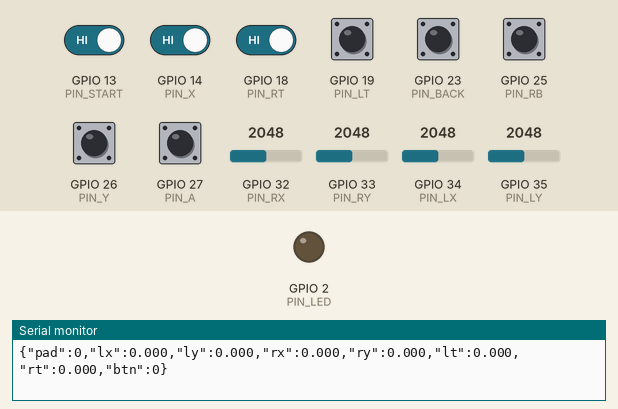
Bench run of a sketch on a simulated ESP32-S3. On the bench: output pins drawn as LEDs (lit = HIGH), the last lines printed to the serial monitor. The inputs (shaded band) are chosen by the test bench; at power-on: GPIO 13 (PIN_START), GPIO 14 (PIN_X), GPIO 18 (PIN_RT), GPIO 19 (PIN_LT), GPIO 23 (PIN_BACK), GPIO 25 (PIN_RB), GPIO 26 (PIN_Y), GPIO 27 (PIN_A) HIGH, GPIO 32 (PIN_RX) = 2048, GPIO 33 (PIN_RY) = 2048, GPIO 34 (PIN_LX) = 2048, GPIO 35 (PIN_LY) = 2048 (analog values on the 0–4095 scale).

Above: at 1.5 s.
1.6 s: GPIO 25 (PIN_RB) pulled LOW for 0.15 s
At 1.69 s:
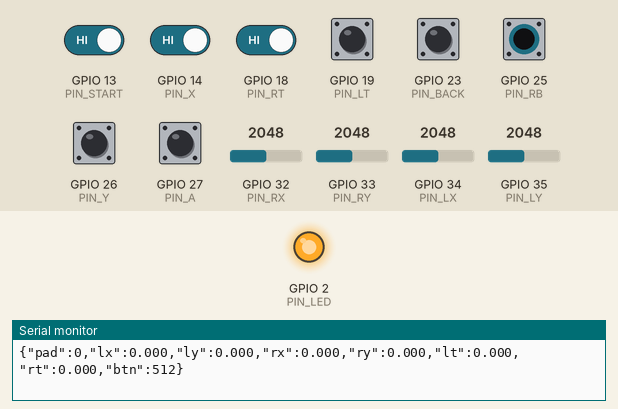
3.2 s: GPIO 32 (PIN_RX) set to 1228
6.2 s: GPIO 13 (PIN_START) driven LOW and GPIO 18 (PIN_RT) driven LOW
9.2 s: GPIO 14 (PIN_X) driven LOW and GPIO 18 (PIN_RT) driven HIGH
Timing chart, 0 to 12.2 s (numbered marks = the images above; inputs shaded):
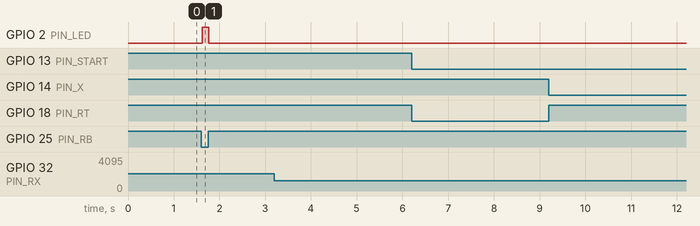

Measured:
- after the input at 1.6 s, GPIO 2 (PIN_LED): LOW → HIGH at once, → LOW 0.14 s later

The sketch:

joystick_fw.ino
```cpp
// HIL-SERL용 자작 조이스틱 펌웨어 (Arduino Uno/Nano 또는 ESP32 DevKit, 같은 파일)
//
// 게임패드 대신 쓴다. gamepad_sender.ps1이 보내던 것과 같은 JSON 한 줄을 USB 시리얼로 60Hz 송신:
//   {"pad":0,"lx":0.000,"ly":0.000,"rx":0.000,"ry":0.000,"lt":0.000,"rt":0.000,"btn":0}
// Windows에서 serial_sender.ps1이 이 줄을 그대로 WSL(포트 5557)로 넘긴다 -> WSL 쪽 코드는 그대로.
//
// 의미 (lerobot_plugins.py의 remote_gamepad와 같음):
//   왼쪽 스틱 위/아래 = EE x (앞/뒤), 왼쪽 스틱 좌/우 = EE y, 오른쪽 스틱 위/아래 = EE z
//   개입 버튼(RB)    = 누르고 있는 동안만 사람이 조종 (손 떼면 즉시 정책으로)
//   성공(Y) / 실패(A) / 다시(X) / 시작(Start) / Back = 한 번 누르기
//   그리퍼 닫기(RT) / 열기(LT)
//
// 배선: 버튼은 전부 "핀 <-> GND" (내부 풀업 사용, 누르면 LOW). 저항 필요 없음.
//   선이 빠지거나 끊기면 '안 누름'으로 읽힘 -> 개입이 저절로 켜지는 일은 없다.
// 썸스틱 모듈(KY-023 등): +5V(ESP32는 반드시 3.3V!) / GND / VRx / VRy. SW(스틱 누름)는 안 씀.
//
// 켤 때 스틱을 만지지 말 것: 처음 0.3초 동안 가운데 값을 잰다.

#if defined(ESP32)
// ESP32: ADC는 ADC1 핀(32~39)만 사용 (ADC2는 Wi-Fi와 충돌). 썸스틱 전원은 3.3V.
const uint8_t PIN_LX = 34, PIN_LY = 35, PIN_RX = 32, PIN_RY = 33;
const uint8_t PIN_RB = 25, PIN_Y = 26, PIN_A = 27, PIN_X = 14, PIN_START = 13,
              PIN_RT = 18, PIN_LT = 19, PIN_BACK = 23;
const uint8_t PIN_LED = 2;
const int ADC_MAX = 4095;
#else
// Uno / Nano
const uint8_t PIN_LX = A0, PIN_LY = A1, PIN_RX = A2, PIN_RY = A3;
const uint8_t PIN_RB = 2, PIN_Y = 3, PIN_A = 4, PIN_X = 5, PIN_START = 6,
              PIN_RT = 7, PIN_LT = 8, PIN_BACK = 9;
const uint8_t PIN_LED = 13;
const int ADC_MAX = 1023;
#endif

// 스틱 방향이 반대면 여기서 true로 (gamepad_test.py로 확인: 왼쪽 스틱 위 -> dx +, 왼쪽 -> dy +, 오른쪽 위 -> dz +)
// 모듈을 어떤 방향으로 붙였는지에 따라 다름. 여기서 맞추면 flower_hil.json의 x/y/z_sign은 1로 둔다.
const bool INVERT_LX = false, INVERT_LY = false, INVERT_RX = false, INVERT_RY = false;

const float DEADZONE_RAW = 0.04f;  // 가운데 근처 떨림 제거 (최종 deadzone은 WSL config의 0.15)
const float FULL_SCALE = 0.90f;    // 끝까지 안 밀려도 90%면 1.0 (싼 모듈은 끝값에 못 닿음)
const uint32_t PERIOD_MS = 16;     // 약 60Hz

// XInput 버튼 비트 (lerobot_plugins.py BUTTONS와 같아야 함)
const uint16_t BIT_START = 0x0010, BIT_BACK = 0x0020, BIT_RB = 0x0200,
               BIT_A = 0x1000, BIT_X = 0x4000, BIT_Y = 0x8000;

struct Btn { uint8_t pin; uint16_t bit; };
const Btn BUTTONS[] = {
  {PIN_RB, BIT_RB}, {PIN_Y, BIT_Y}, {PIN_A, BIT_A}, {PIN_X, BIT_X},
  {PIN_START, BIT_START}, {PIN_BACK, BIT_BACK},
};
const uint8_t N_BTN = sizeof(BUTTONS) / sizeof(BUTTONS[0]);

int center[4];
const uint8_t AXIS_PIN[4] = {PIN_LX, PIN_LY, PIN_RX, PIN_RY};
const bool AXIS_INV[4] = {INVERT_LX, INVERT_LY, INVERT_RX, INVERT_RY};

uint16_t stableBtn = 0, lastRawBtn = 0;  // 2번 연속 같은 값이면 확정 (~16ms 디바운스)
bool stableRT = false, stableLT = false, lastRT = false, lastLT = false;

int readAvg(uint8_t pin, uint8_t n) {
  long s = 0;
  for (uint8_t i = 0; i < n; i++) s += analogRead(pin);
  return (int)(s / n);
}

float norm(uint8_t i) {
  int raw = readAvg(AXIS_PIN[i], 4);
  int c = center[i];
  float v = raw >= c ? (float)(raw - c) / (float)(ADC_MAX - c) : (float)(raw - c) / (float)c;
  v /= FULL_SCALE;
  if (v > 1.0f) v = 1.0f;
  if (v < -1.0f) v = -1.0f;
  if (v > -DEADZONE_RAW && v < DEADZONE_RAW) v = 0.0f;
  return AXIS_INV[i] ? -v : v;
}

void printField(const char* key, float v) {
  Serial.print(",\"");
  Serial.print(key);
  Serial.print("\":");
  Serial.print(v, 3);
}

void setup() {
  Serial.begin(115200);
  for (uint8_t i = 0; i < N_BTN; i++) pinMode(BUTTONS[i].pin, INPUT_PULLUP);
  pinMode(PIN_RT, INPUT_PULLUP);
  pinMode(PIN_LT, INPUT_PULLUP);
  pinMode(PIN_LED, OUTPUT);
#if defined(ESP32)
  analogReadResolution(12);
#endif
  delay(300);
  for (uint8_t i = 0; i < 4; i++) {
    center[i] = readAvg(AXIS_PIN[i], 64);
    // 켤 때 스틱을 잡고 있었으면 가운데가 크게 어긋남 -> 이론적 가운데로
    if (abs(center[i] - ADC_MAX / 2) > ADC_MAX / 6) center[i] = ADC_MAX / 2;
  }
  // "pad" 키가 없는 줄은 serial_sender.ps1이 화면에만 찍고 WSL로는 안 보냄
  Serial.print("{\"info\":\"center\",\"lx\":"); Serial.print(center[0]);
  Serial.print(",\"ly\":"); Serial.print(center[1]);
  Serial.print(",\"rx\":"); Serial.print(center[2]);
  Serial.print(",\"ry\":"); Serial.print(center[3]);
  Serial.println("}");
}

void loop() {
  static uint32_t next = 0;
  uint32_t now = millis();
  if ((int32_t)(now - next) < 0) return;
  next = now + PERIOD_MS;

  uint16_t rawBtn = 0;
  for (uint8_t i = 0; i < N_BTN; i++)
    if (digitalRead(BUTTONS[i].pin) == LOW) rawBtn |= BUTTONS[i].bit;
  if (rawBtn == lastRawBtn) stableBtn = rawBtn;
  lastRawBtn = rawBtn;

  bool rt = digitalRead(PIN_RT) == LOW, lt = digitalRead(PIN_LT) == LOW;
  if (rt == lastRT) stableRT = rt;
  if (lt == lastLT) stableLT = lt;
  lastRT = rt;
  lastLT = lt;

  digitalWrite(PIN_LED, (stableBtn & BIT_RB) ? HIGH : LOW);  // 개입 중이면 LED 켜짐

  Serial.print("{\"pad\":0");
  printField("lx", norm(0));
  printField("ly", norm(1));
  printField("rx", norm(2));
  printField("ry", norm(3));
  printField("lt", stableLT ? 1.0f : 0.0f);
  printField("rt", stableRT ? 1.0f : 0.0f);
  Serial.print(",\"btn\":");
  Serial.print(stableBtn);
  Serial.println("}");
}
```
